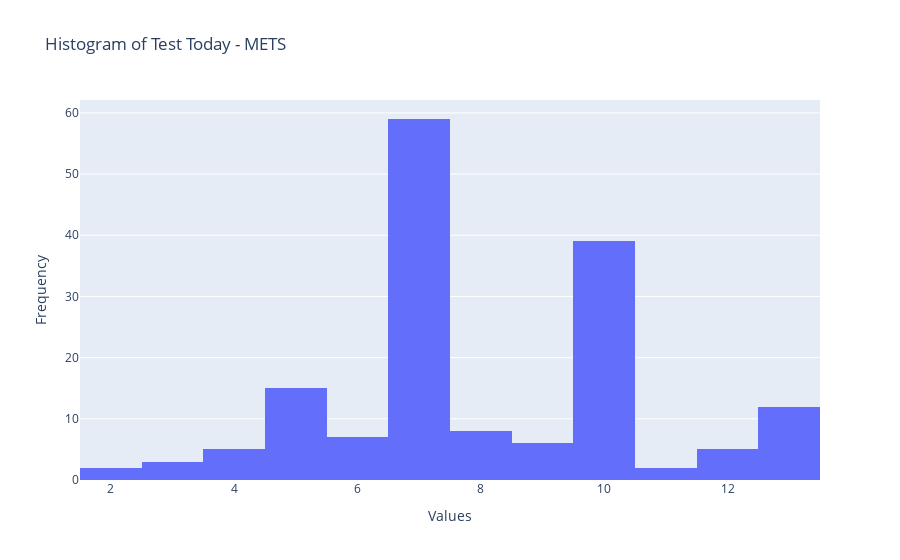
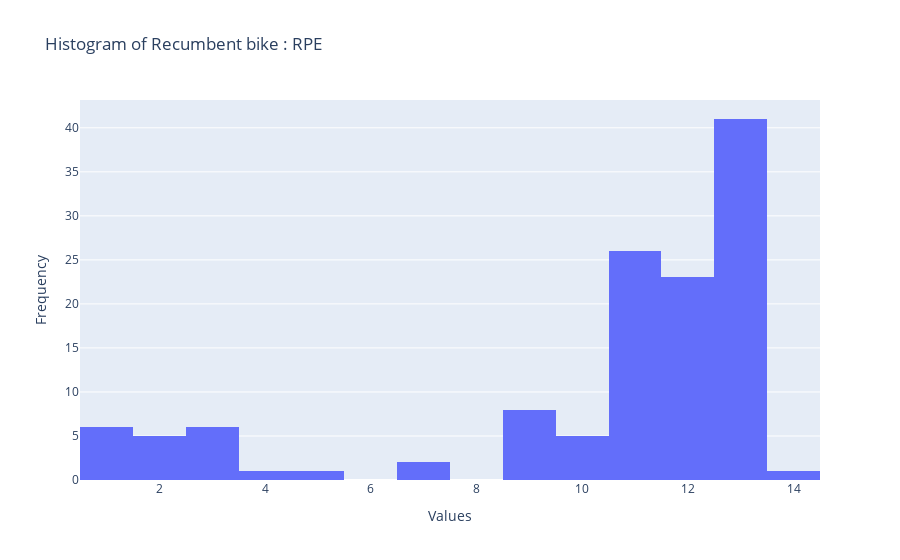

Here is the notebook cell these charts were saved with, in order:
### Markdown cell above
#### b. Histogram

### Code cell
import plotly.graph_objects as go
import plotly.express as px
import plotly.graph_objects as go

for column in CRP1.columns:
    if CRP1[column].dtype == 'float64':
        fig = go.Figure()
        fig.add_trace(go.Histogram(x=CRP1[column], name=column))
        fig.update_layout(
            title=f'Histogram of {column}',
            xaxis_title='Values',
            yaxis_title='Frequency'
        )
        fig.show()

### Figure 1 — Plotly figure (JSON) as saved in the notebook; plotly's stock layout.template omitted (floating-point values rounded to 4 significant figures; data arrays with more than 128 entries replaced by an {"elided": "..."} marker saying what was removed)
{"data": [{"name": "Test Today - METS", "type": "histogram", "x": {"elided": "170 float values"}}], "layout": {"title": {"text": "Histogram of Test Today - METS"}, "xaxis": {"title": {"text": "Values"}}, "yaxis": {"title": {"text": "Frequency"}}}}

### Figure 2 — Plotly figure (JSON) as saved in the notebook; plotly's stock layout.template omitted (floating-point values rounded to 4 significant figures; data arrays with more than 128 entries replaced by an {"elided": "..."} marker saying what was removed)
{"data": [{"name": "Recumbent bike : RPE", "type": "histogram", "x": {"elided": "170 int values"}}], "layout": {"title": {"text": "Histogram of Recumbent bike : RPE"}, "xaxis": {"title": {"text": "Values"}}, "yaxis": {"title": {"text": "Frequency"}}}}
